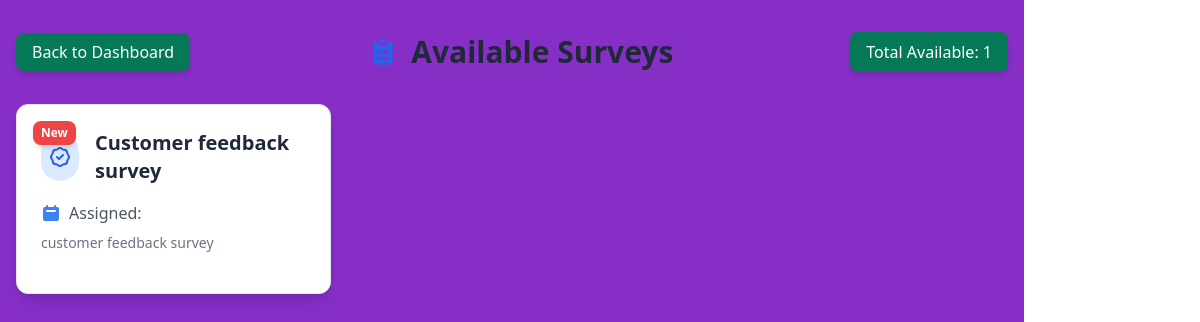
The page /respondent/survey_wall/ (signed in) on the database as committed earlier.
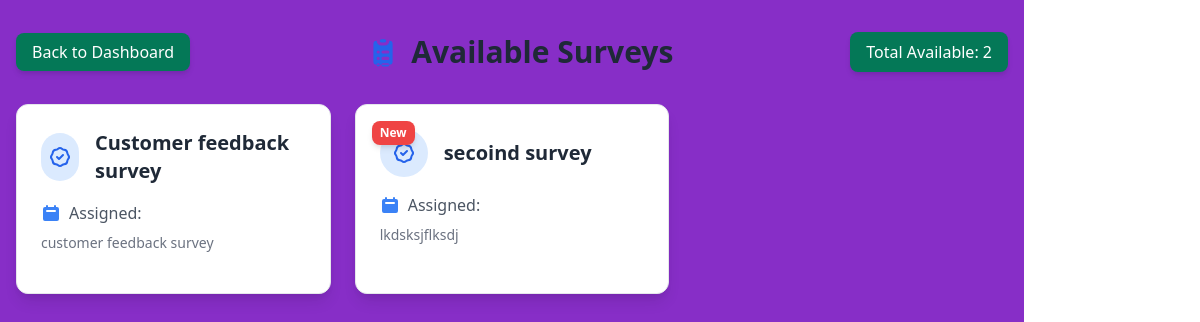
The same page on the database as committed later.
### surveys/models.py (models this page shows, shortened)
class Survey(models.Model):
    title = models.CharField(max_length=200)
    description = models.TextField(blank=True, null=True)
    user = models.ForeignKey(
        settings.AUTH_USER_MODEL,
        on_delete=models.CASCADE,
        related_name='surveys',
        null=True  # Allow existing surveys to remain
    )
    created_at = models.DateTimeField(auto_now_add=True)
    updated_at = models.DateTimeField(auto_now=True)
    unique_link = models.CharField(max_length=16, unique=True, blank=True)
    external_link = models.CharField(max_length=16, unique=True, blank=True, null=True)
    max_external_responses = models.PositiveIntegerField(null=True, blank=True)
    external_response_count = models.PositiveIntegerField(default=0)
    is_active = models.BooleanField(default=True)  # New field to track survey activation status
    expiry_datetime = models.DateTimeField(null=True, blank=True)
    is_expired = models.BooleanField(default=False)
    points = models.IntegerField(default=0)

### respondent_app/views.py (the view)
# urls.py: path('survey_wall/', survey_wall, name='survey_wall'),
@login_required
def survey_wall(request):
    surveys = Survey.objects.all()
    taken_surveys = Response.objects.filter(user=request.user)
    expired_taken_ids = taken_surveys.filter(
        submitted_at__lt=now() - timedelta(hours=48)
    ).values_list('survey_id', flat=True)
    all_taken_ids = taken_surveys.values_list('survey_id', flat=True)
    new_survey_ids = surveys.exclude(id__in=all_taken_ids).values_list('id', flat=True)
    valid_surveys = surveys.exclude(id__in=expired_taken_ids)
    context = {
        'surveys': valid_surveys,
        'new_survey_ids': list(new_survey_ids),
    }
    return render(request, 'respondent_app/surveywall.html', context)

### templates/respondent_app/surveywall.html (shortened to what this page needs)
{% extends 'respondent_app/base.html' %}
{% block content %}
<div class="container mx-auto px-4 py-8 min-h-screen" style="background-color: #872ec7;">
    <div class="max-w-7xl mx-auto">
        <div class="flex justify-between items-center mb-8">
            <div>
                <a href="{% url 'respondent_app:dashboard' %}" class="bg-green-700 text-white px-4 py-2 rounded-lg shadow-md hover:bg-gray-800 transition duration-300">Back to Dashboard</a>
            </div>
            <h1 class="text-3xl font-extrabold text-gray-800 flex items-center">
                Available Surveys
            </h1>
            <div class="bg-green-700 text-white px-4 py-2 rounded-lg shadow-md hover:bg-green-600 transition duration-300">
                Total Available: {{ surveys.count }}
            </div>
        </div>
        {% if surveys %}
        <div class="grid grid-cols-1 md:grid-cols-2 lg:grid-cols-3 gap-6">
            {% for survey in surveys %}
            <div class="bg-white border border-gray-200 rounded-xl shadow-lg hover:shadow-xl transition-all duration-300 transform hover:-translate-y-2 overflow-hidden">
                <div class="p-6 relative group">
                    {% if survey.id in new_survey_ids %}
                        <div class="absolute top-4 left-4 bg-red-500 text-white text-xs font-bold px-2 py-1 rounded-lg shadow-md">
                            New
                        </div>
                    {% endif %}
                    <div class="flex items-center mb-4">
                        <div class="w-12 h-12 rounded-full bg-blue-100 flex items-center justify-center mr-4">
                        </div>
                        <h2 class="text-xl font-bold text-gray-800">{{ survey.title }}</h2>
                    </div>
                    <div class="space-y-2 text-gray-600 mb-4">
                        <p class="flex items-center">
                            Assigned: {{ survey.assigned_at|date:"d M Y, h:i A" }}
                        </p>
                        <p class="flex items-center text-sm text-gray-500">
                            {{ survey.description }}
                        </p>
                    </div>
                </div>
            </div>
        {% endfor %}
        </div>
        {% else %}
        <div class="bg-white border border-gray-200 rounded-xl shadow-lg p-12 text-center">
            <h2 class="text-2xl font-bold text-gray-600 mb-4">No Available Surveys</h2>
            <p class="text-gray-500">Check back later for new survey opportunities.</p>
        </div>
        {% endif %}
    </div>
</div>
{% endblock %}

Rows that differ between the two databases and show on the page:
changed Survey "Customer feedback survey": no longer shows "New"
added Survey: shows "New", title "secoind survey", description "lkdsksjflksdj"
Other text that changed with them:
{{ surveys.count }}: "1" → "2"
